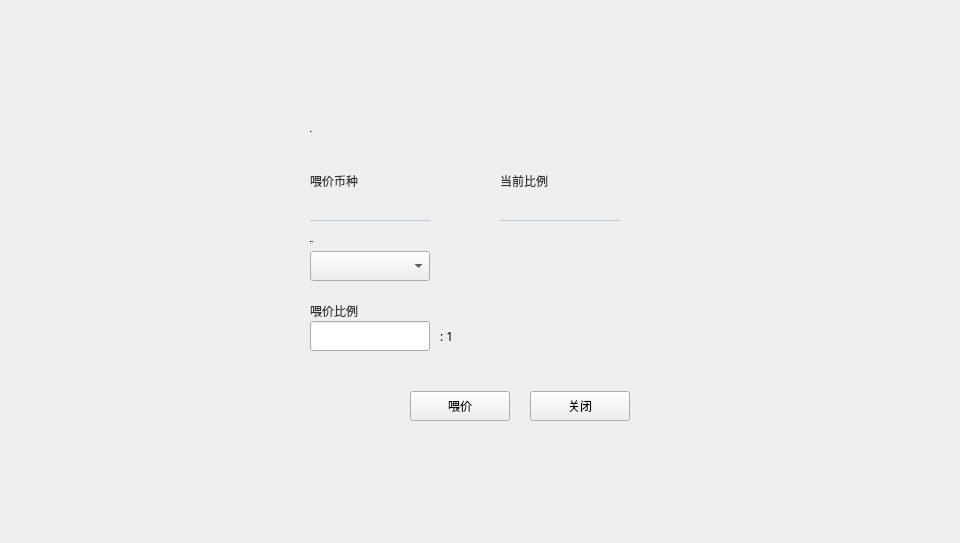
<?xml version="1.0" encoding="UTF-8"?>
<ui version="4.0">
 <class>FeedPriceDialog</class>
 <widget class="QDialog" name="FeedPriceDialog">
  <property name="geometry">
   <rect>
    <x>0</x>
    <y>0</y>
    <width>960</width>
    <height>543</height>
   </rect>
  </property>
  <property name="windowTitle">
   <string>Dialog</string>
  </property>
  <widget class="QWidget" name="widget" native="true">
   <property name="geometry">
    <rect>
     <x>0</x>
     <y>0</y>
     <width>960</width>
     <height>543</height>
    </rect>
   </property>
   <property name="font">
    <font>
     <family>Microsoft YaHei UI Light</family>
     <weight>75</weight>
     <bold>true</bold>
    </font>
   </property>
   <widget class="QWidget" name="containerWidget" native="true">
    <property name="geometry">
     <rect>
      <x>280</x>
      <y>101</y>
      <width>400</width>
      <height>340</height>
     </rect>
    </property>
    <property name="font">
     <font>
      <family>微软雅黑</family>
      <weight>50</weight>
      <bold>false</bold>
     </font>
    </property>
    <property name="styleSheet">
     <string notr="true"/>
    </property>
    <widget class="QToolButton" name="closeBtn">
     <property name="geometry">
      <rect>
       <x>250</x>
       <y>290</y>
       <width>100</width>
       <height>30</height>
      </rect>
     </property>
     <property name="font">
      <font>
       <family>Microsoft YaHei UI Light</family>
       <weight>50</weight>
       <bold>false</bold>
      </font>
     </property>
     <property name="cursor">
      <cursorShape>PointingHandCursor</cursorShape>
     </property>
     <property name="styleSheet">
      <string notr="true"/>
     </property>
     <property name="text">
      <string>关闭</string>
     </property>
    </widget>
    <widget class="QLabel" name="label_2">
     <property name="geometry">
      <rect>
       <x>30</x>
       <y>70</y>
       <width>120</width>
       <height>20</height>
      </rect>
     </property>
     <property name="styleSheet">
      <string notr="true">QLabel{font:  12px &quot;微软雅黑&quot;;color: rgb(51, 51, 51);}

</string>
     </property>
     <property name="text">
      <string>喂价币种</string>
     </property>
    </widget>
    <widget class="QLabel" name="assetLabel">
     <property name="geometry">
      <rect>
       <x>30</x>
       <y>90</y>
       <width>120</width>
       <height>30</height>
      </rect>
     </property>
     <property name="styleSheet">
      <string notr="true">QLabel{border-top:none;border-left:none;border-right:none;border-bottom:1px solid rgb(192,202,212);font: 14px &quot;微软雅黑 Light&quot;;color: rgb(192,202,212);padding:0px 0px 0px 5px;}</string>
     </property>
     <property name="text">
      <string/>
     </property>
    </widget>
    <widget class="QComboBox" name="accountComboBox">
     <property name="geometry">
      <rect>
       <x>30</x>
       <y>150</y>
       <width>120</width>
       <height>30</height>
      </rect>
     </property>
     <property name="font">
      <font>
       <family>微软雅黑</family>
       <weight>50</weight>
       <bold>false</bold>
      </font>
     </property>
     <property name="focusPolicy">
      <enum>Qt::NoFocus</enum>
     </property>
     <property name="styleSheet">
      <string notr="true"/>
     </property>
    </widget>
    <widget class="QLabel" name="label_3">
     <property name="geometry">
      <rect>
       <x>30</x>
       <y>130</y>
       <width>120</width>
       <height>20</height>
      </rect>
     </property>
     <property name="font">
      <font>
       <family>微软雅黑</family>
       <pointsize>-1</pointsize>
       <weight>50</weight>
       <italic>false</italic>
       <bold>false</bold>
      </font>
     </property>
     <property name="styleSheet">
      <string notr="true">QLabel{font:  12px &quot;微软雅黑&quot;;color: rgb(51, 51, 51);}

</string>
     </property>
     <property name="text">
      <string>喂价账户</string>
     </property>
     <property name="alignment">
      <set>Qt::AlignLeading|Qt::AlignLeft|Qt::AlignVCenter</set>
     </property>
    </widget>
    <widget class="QToolButton" name="okBtn">
     <property name="geometry">
      <rect>
       <x>130</x>
       <y>290</y>
       <width>100</width>
       <height>30</height>
      </rect>
     </property>
     <property name="font">
      <font>
       <family>Microsoft YaHei UI Light</family>
       <weight>50</weight>
       <bold>false</bold>
      </font>
     </property>
     <property name="cursor">
      <cursorShape>PointingHandCursor</cursorShape>
     </property>
     <property name="styleSheet">
      <string notr="true"/>
     </property>
     <property name="text">
      <string>喂价</string>
     </property>
    </widget>
    <widget class="QLabel" name="label_4">
     <property name="geometry">
      <rect>
       <x>30</x>
       <y>200</y>
       <width>120</width>
       <height>20</height>
      </rect>
     </property>
     <property name="styleSheet">
      <string notr="true">QLabel{font:  12px &quot;微软雅黑&quot;;color: rgb(51, 51, 51);}

</string>
     </property>
     <property name="text">
      <string>喂价比例</string>
     </property>
    </widget>
    <widget class="QLineEdit" name="quoteLineEdit">
     <property name="geometry">
      <rect>
       <x>30</x>
       <y>220</y>
       <width>120</width>
       <height>30</height>
      </rect>
     </property>
    </widget>
    <widget class="QLabel" name="assetLabel_2">
     <property name="geometry">
      <rect>
       <x>160</x>
       <y>220</y>
       <width>100</width>
       <height>30</height>
      </rect>
     </property>
     <property name="text">
      <string>: 1</string>
     </property>
    </widget>
    <widget class="QLabel" name="noAcountLabel">
     <property name="geometry">
      <rect>
       <x>30</x>
       <y>150</y>
       <width>150</width>
       <height>30</height>
      </rect>
     </property>
     <property name="styleSheet">
      <string notr="true">QLabel{font:  12px &quot;微软雅黑&quot;;color: rgb(255,0,0);}

</string>
     </property>
     <property name="text">
      <string>钱包内没有喂价账户</string>
     </property>
    </widget>
    <widget class="QLabel" name="label_12">
     <property name="geometry">
      <rect>
       <x>30</x>
       <y>20</y>
       <width>200</width>
       <height>20</height>
      </rect>
     </property>
     <property name="font">
      <font>
       <family>微软雅黑</family>
       <pointsize>-1</pointsize>
       <weight>50</weight>
       <italic>false</italic>
       <bold>false</bold>
      </font>
     </property>
     <property name="styleSheet">
      <string notr="true">QLabel{font:  14px &quot;微软雅黑&quot;;color: rgb(51, 51, 51);}

</string>
     </property>
     <property name="text">
      <string>喂价</string>
     </property>
     <property name="alignment">
      <set>Qt::AlignLeading|Qt::AlignLeft|Qt::AlignVCenter</set>
     </property>
    </widget>
    <widget class="QLabel" name="currentRateLabel">
     <property name="geometry">
      <rect>
       <x>220</x>
       <y>90</y>
       <width>120</width>
       <height>30</height>
      </rect>
     </property>
     <property name="styleSheet">
      <string notr="true">QLabel{border-top:none;border-left:none;border-right:none;border-bottom:1px solid rgb(192,202,212);font: 14px &quot;微软雅黑 Light&quot;;color: rgb(192,202,212);padding:0px 0px 0px 5px;}</string>
     </property>
     <property name="text">
      <string/>
     </property>
    </widget>
    <widget class="QLabel" name="label_5">
     <property name="geometry">
      <rect>
       <x>220</x>
       <y>70</y>
       <width>120</width>
       <height>20</height>
      </rect>
     </property>
     <property name="styleSheet">
      <string notr="true">QLabel{font:  12px &quot;微软雅黑&quot;;color: rgb(51, 51, 51);}

</string>
     </property>
     <property name="text">
      <string>当前比例</string>
     </property>
    </widget>
    <zorder>noAcountLabel</zorder>
    <zorder>closeBtn</zorder>
    <zorder>label_2</zorder>
    <zorder>assetLabel</zorder>
    <zorder>accountComboBox</zorder>
    <zorder>label_3</zorder>
    <zorder>okBtn</zorder>
    <zorder>label_4</zorder>
    <zorder>quoteLineEdit</zorder>
    <zorder>assetLabel_2</zorder>
    <zorder>label_12</zorder>
    <zorder>currentRateLabel</zorder>
    <zorder>label_5</zorder>
   </widget>
  </widget>
 </widget>
 <resources/>
 <connections/>
</ui>
